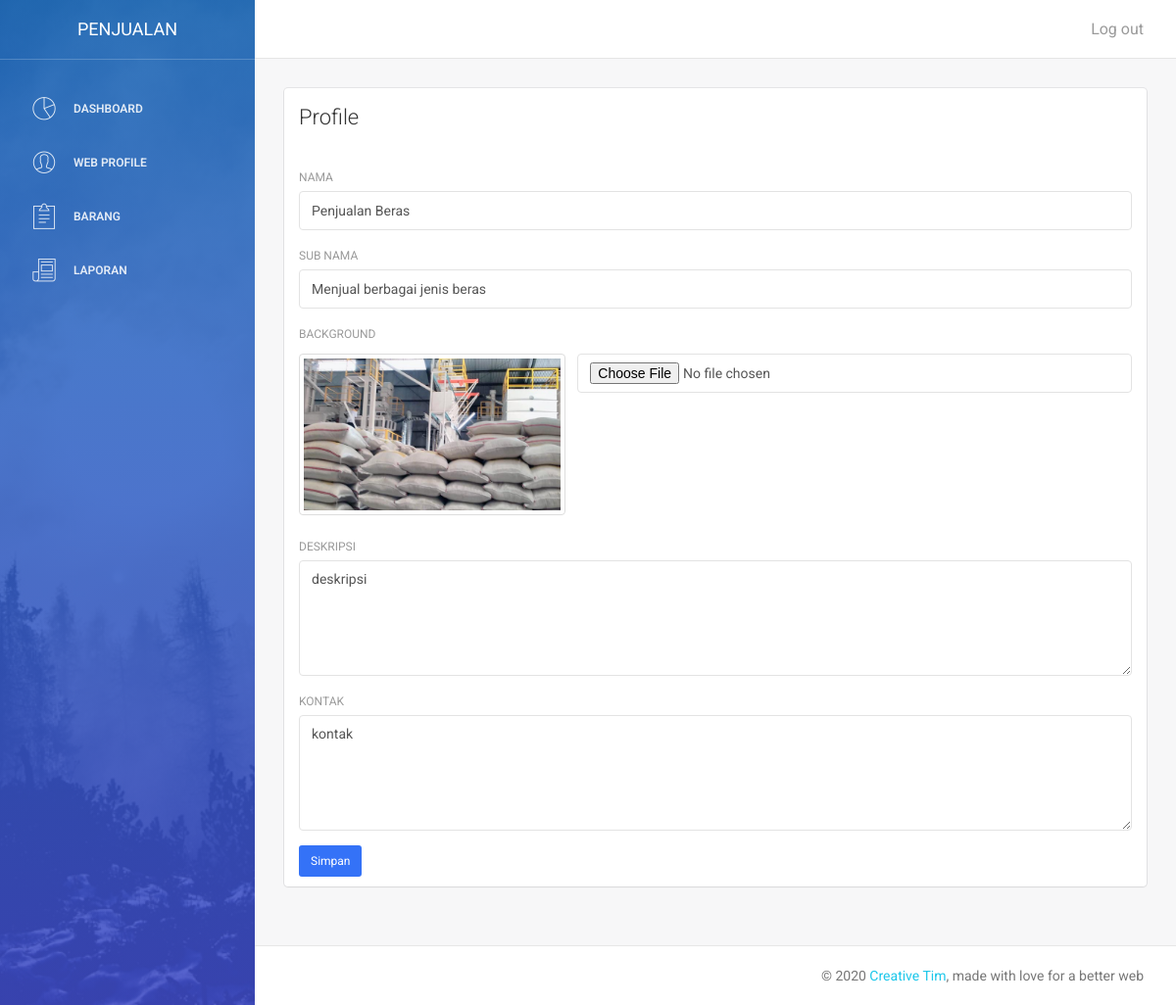
The page /admin/profile/index.php (signed in) on the database its author committed.
### tables this page shows
CREATE TABLE `profile` (
  `id` int(11) NOT NULL,
  `nama` varchar(256) NOT NULL,
  `sub_nama` varchar(256) NOT NULL,
  `background` varchar(128) NOT NULL,
  `deskripsi` text NOT NULL,
  `kontak` varchar(256) NOT NULL,
  `footer` varchar(50) NOT NULL
);

### admin/profile/index.php (the view, shortened to what this page needs)
<?php
  require_once '../templates/header.php';
  require_once '../templates/sidebar.php';
  require_once '../templates/topbar.php';
  $profile = mysqli_query($koneksi, "SELECT * FROM profile WHERE id = 1");
  $row = mysqli_fetch_assoc($profile);
 ?>
  <div class="content">
      <div class="container-fluid">
          <div class="row">
              <div class="col-md-12">
                  <div class="card">
                      <div class="header">
                          <h4 class="title">Profile</h4><br>
                      </div>
                      <div class="content">
                        <div class="row">
                          <div class="col-md-12">
                            <form action="" method="POST" enctype="multipart/form-data">
                              <div class="form-group">
                                <label>Nama</label>
                                <input type="text" name="nama" class="form-control" value="<?= $row['nama']; ?>">
                              </div>
                              <div class="form-group">
                                <label>Sub nama</label>
                                <input type="text" name="sub_nama" class="form-control" value="<?= $row['sub_nama']; ?>">
                              </div>
                              <div class="form-group">
                                <label>Background</label>
                                <div class="row">
                                  <div class="col-md-4">
                                    <img src="../../assets/img/<?= $row['background']; ?>" class="img-thumbnail">
                                  </div>
                                  <div class="col-md-8">
                                    <input type="file" name="background" class="form-control">
                                  </div>
                                </div>
                              </div>
                              <div class="form-group">
                                <label>Deskripsi</label>
                                <textarea name="deskripsi" class="form-control" rows="5"><?= $row['deskripsi']; ?></textarea>
                              </div>
                              <div class="form-group">
                                <label>Kontak</label>
                                <textarea name="kontak" class="form-control" rows="5"><?= $row['kontak']; ?></textarea>
                              </div>
                              <button type="submit" name="submit" class="btn btn-primary btn-fill btn-sm">Simpan</button>
                            </form>
                          </div>
                        </div>
                      </div>
                  </div>
              </div>
          </div>
      </div>
  </div>
 <?php
  require_once '../templates/footer.php';
 ?>

### rows shown on the page
profile: nama "Penjualan Beras", sub_nama "Menjual berbagai jenis beras", background (picture), deskripsi "deskripsi", kontak "kontak"
